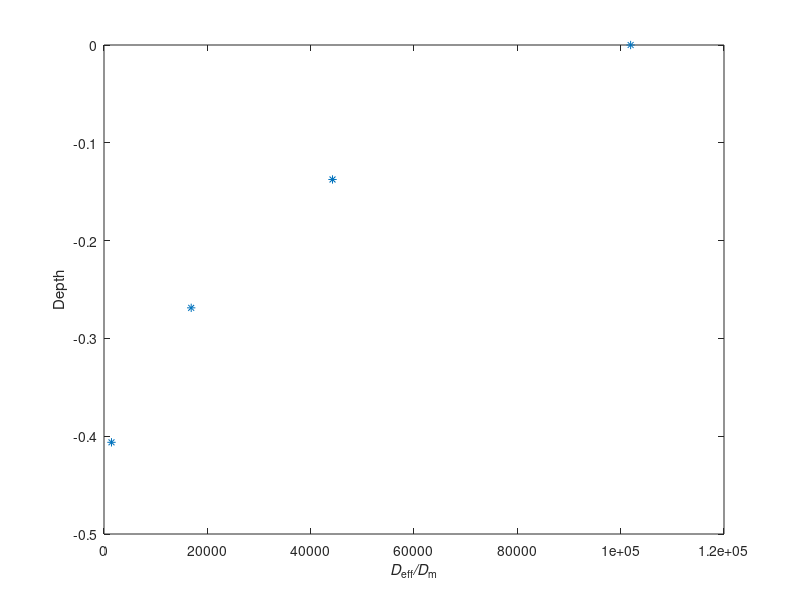

Here is the MATLAB script that generated this plot:
P = [0.002747,0.006077,0.007429,0.008912];
Y = [43,65,86,108];
N = [20,30,40,50]
V = 220.*(Y-1)-N.*pi*8*8;
Dm = 2.3e-6;
y= pi.*(0.5.*V./220.*P).^2./Dm
plot(y,Y./160-108/160,'*')
ylabel('Depth')
xlabel('\itD_{\rmeff}/\itD_{\rmm}')